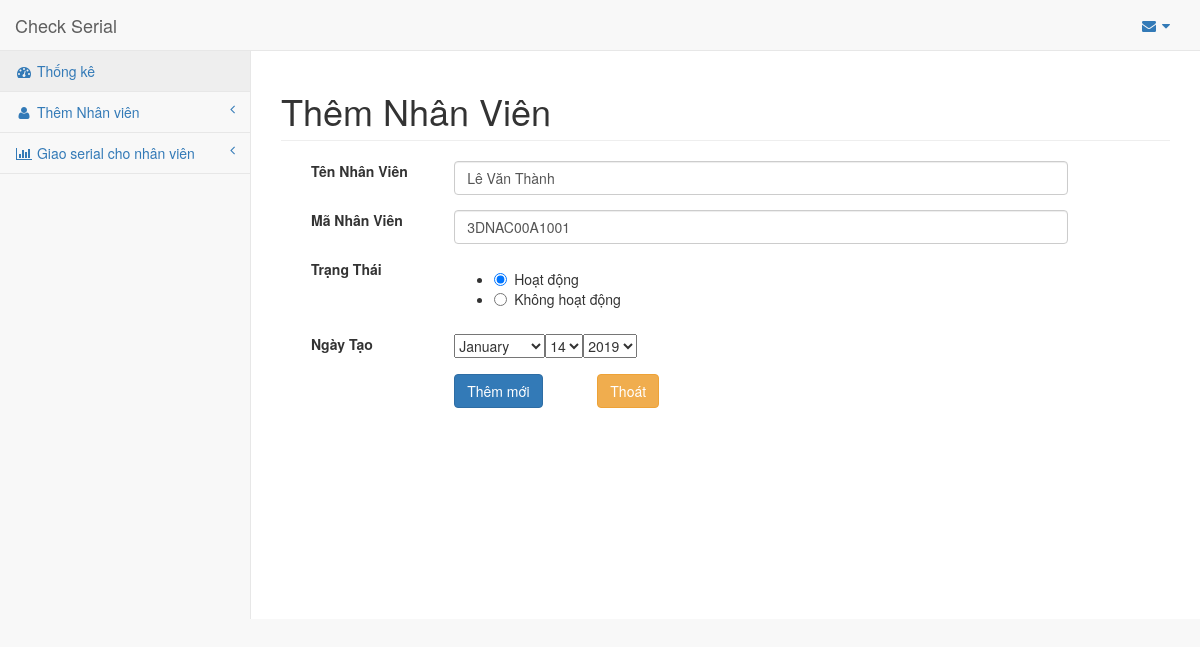
Screenshot of /employee/edit/24 with the database file from the repository.
### PagesApp/models.py (models this page shows, shortened)
class Employee(models.Model):
    em_create_date = models.DateField('Ngày tạo')
    em_code = models.CharField(max_length=50, unique=True)
    em_name = models.CharField(max_length=200)
    status = models.SmallIntegerField(max_length=2)

### PagesApp/views.py (the view, shortened to what this page needs)
# urls.py: path('employee/edit/<int:em_id>', views.edit_employee),
def edit_employee(request, em_id):
    em = Employee.objects.get(id=em_id)
    emForm = NewEmForm(instance=em)
    return render(request, 'pages/em/add_employee.html', {'form': emForm})

### PagesApp/forms.py
class NewEmForm(forms.ModelForm):
    em_name = forms.CharField(widget=forms.TextInput(
        attrs={
            'class': 'form-control',
            'placeholder': 'Nhập tên nhân viên ...'
        }
    ))
    em_code = forms.CharField(widget=forms.TextInput(
        attrs={
            'class': 'form-control',
            'placeholder': 'Nhập mã nhân viên ...'
        }
    ))
    STATUS = [(1,'Hoạt động'), (2,'Không hoạt động')]
    status = forms.ChoiceField(choices=STATUS, widget=forms.RadioSelect(
        attrs={
            'class': 'radio',
        }
    ))
    em_create_date = forms.DateField(initial=datetime.date.today, widget=forms.SelectDateWidget())
    class Meta():
        model = Employee
        fields = ('em_name', 'em_code', 'status', 'em_create_date')

### templates/pages/em/add_employee.html (shortened to what this page needs)
{% extends 'base.html' %}
{% block content %}
<div class="row">
  <div class="col-lg-12">
      <h1 class="page-header">Thêm Nhân Viên</h1>
  </div>
</div>
<div class="row">
  <div class="col-lg-12">
    <form role="form" method='post'>
      <div class="form-group col-lg-12">
        <div class="col-lg-2"><label>Tên Nhân Viên </label></div>
        <div class="col-lg-9">{{ form.em_name }}</div>
      </div>
      <div class="form-group col-lg-12">
        <div class="col-lg-2"><label>Mã Nhân Viên </label></div>
        <div class="col-lg-9">{{ form.em_code }}</div>
      </div>
      <div class="form-group col-lg-12">
        <div class="col-lg-2"><label>Trạng Thái </label></div>
        <div class="col-lg-9">{{ form.status }}</div>
      </div>
      <div class="form-group col-lg-12">
        <div class="col-lg-2"><label>Ngày Tạo </label></div>
        <div class="col-lg-9">{{ form.em_create_date }}</div>
      </div>
      <div class="form-group col-lg-12">
        <div class="col-lg-2"></div>
        <div class="col-lg-2"><button type="submit" class="btn btn-primary">Thêm mới</button></div>
        <div class="col-lg-2"><a href="{% url 'elist' %}"><div type="button" class="btn btn-warning">Thoát</div></a></div>
      </div>
      <div class="form-group col-lg-12">
        <div class="col-lg-2"></div>
      </div>
    </form>
  </div>
</div>
{% endblock %}

### rows the page displays
Employee: em_name "Lê Văn Thành", em_code "3DNAC00A1001", status "☑ Hoạt động ☐ Không hoạt động"
